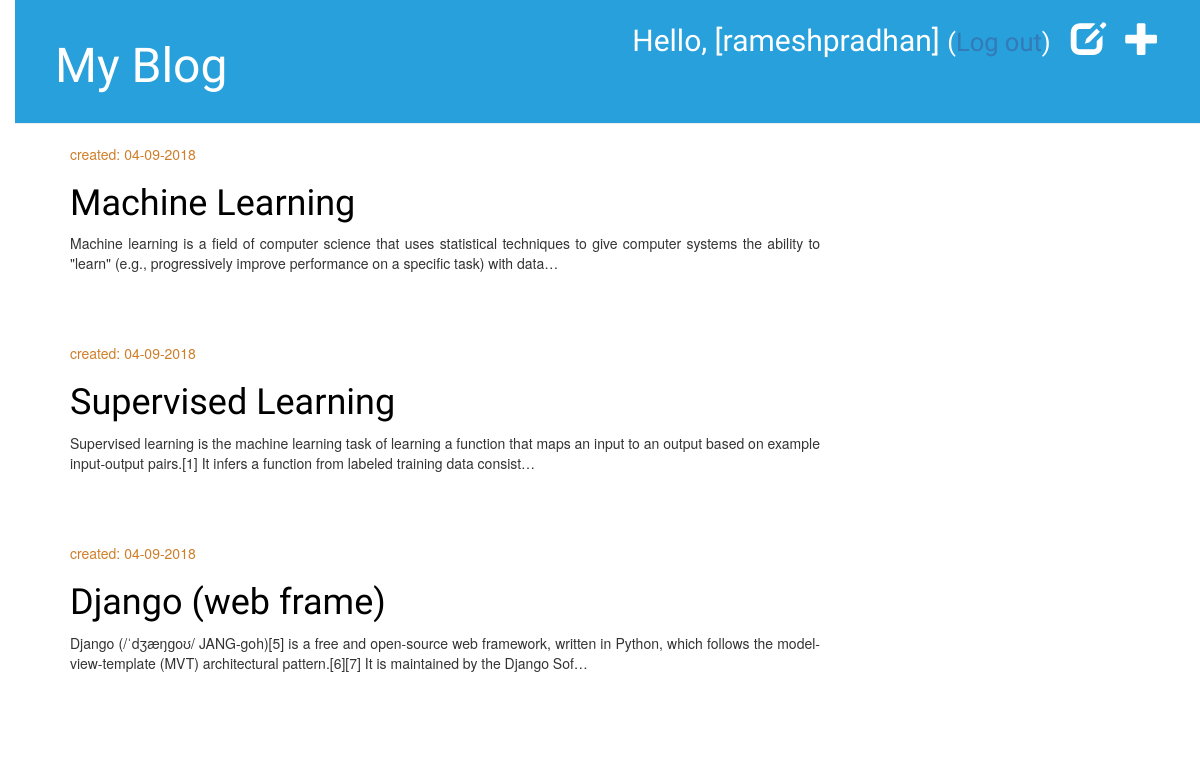
Before: /drafts (signed in) with the older database file.
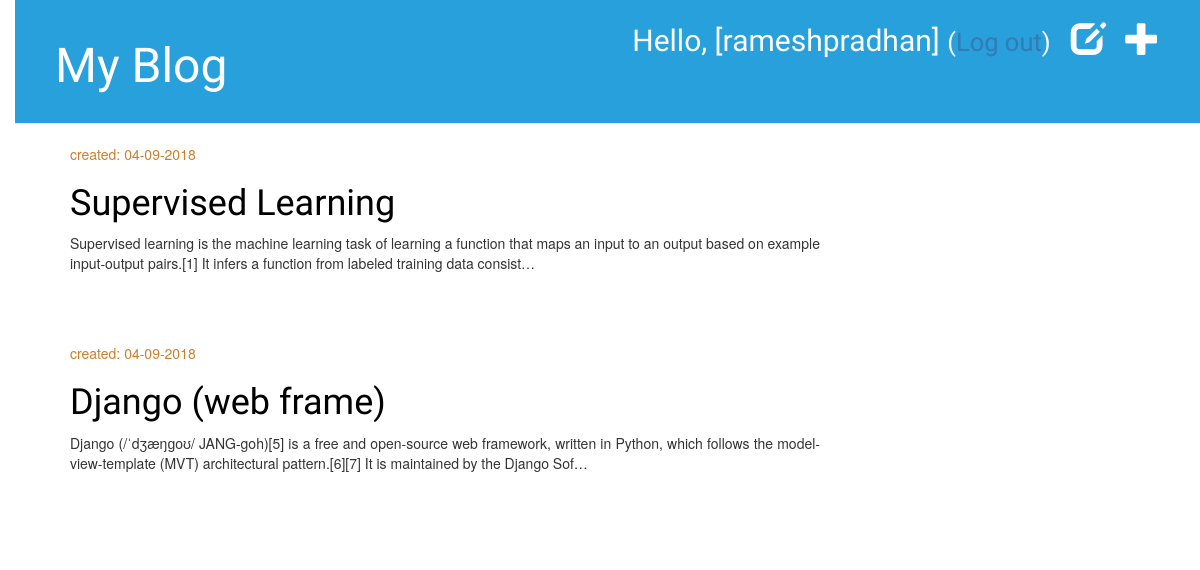
After: the same page with the newer database file.
### blog/models.py (models this page shows, shortened)
class Post(models.Model):
    author = models.ForeignKey("auth.User", on_delete=models.CASCADE)
    title = models.CharField(max_length=200)
    text = models.TextField()
    created_date = models.DateTimeField(default=timezone.now)
    published_date = models.DateTimeField(blank=True, null=True)

### blog/views.py (the view)
@login_required
def post_draft_list(request):
    posts = Post.objects.filter(published_date__isnull=True).order_by("created_date")
    return render(request, "blog/post_draft_list.html", {"posts": posts})

### blog/templates/blog/post_draft_list.html
{% extends 'blog/base.html' %}
{% block content %}
    {% for post in posts %}
        <div class="post">
            <p class="date">created: {{ post.created_date|date:'d-m-Y' }}</p>
            <h1><a href="{% url 'post_detail' pk=post.pk %}">{{ post.title }}</a></h1>
            <p align="justify">{{ post.text|truncatechars:200 }}</p>
        </div>
    {% endfor %}
{% endblock %}

Changed rows visible on the page:
no longer on this page (row edited): Post: created_date "04-09-2018", title "Machine Learning", text "Machine learning is a field of computer science that uses statistical techniques to give computer systems the ability to \"learn\" (e.g., progressively improve performance on a specific task) with data…"
